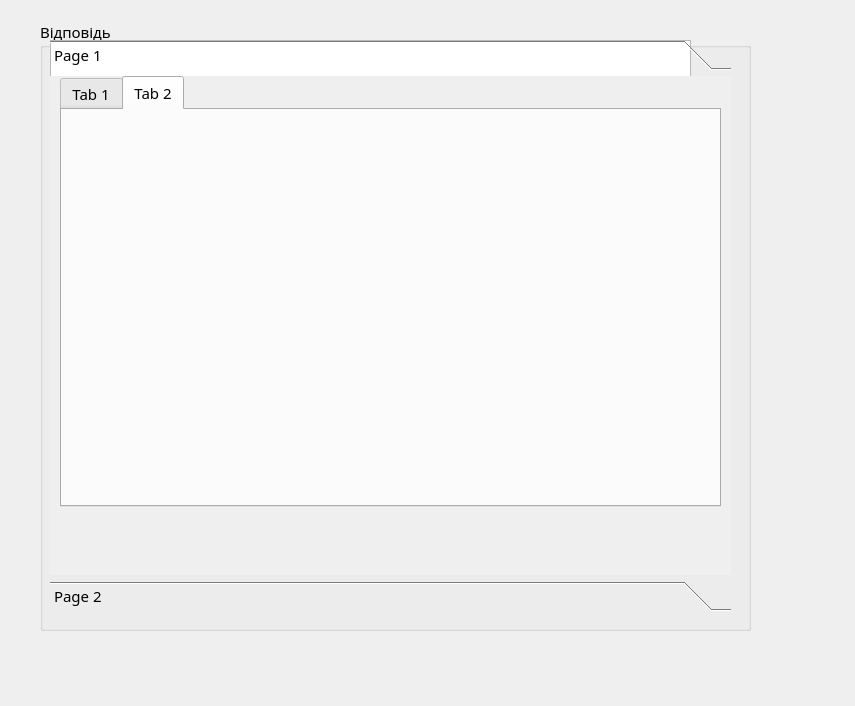
<?xml version="1.0" encoding="UTF-8"?>
<ui version="4.0">
 <class>Form</class>
 <widget class="QWidget" name="Form">
  <property name="geometry">
   <rect>
    <x>0</x>
    <y>0</y>
    <width>855</width>
    <height>706</height>
   </rect>
  </property>
  <property name="windowTitle">
   <string>Form</string>
  </property>
  <widget class="QGroupBox" name="groupBox">
   <property name="geometry">
    <rect>
     <x>40</x>
     <y>20</y>
     <width>711</width>
     <height>611</height>
    </rect>
   </property>
   <property name="font">
    <font>
     <family>Levenim MT</family>
     <pointsize>11</pointsize>
     <weight>50</weight>
     <bold>false</bold>
    </font>
   </property>
   <property name="title">
    <string>Відповідь</string>
   </property>
   <widget class="QTextBrowser" name="textBrowser">
    <property name="geometry">
     <rect>
      <x>10</x>
      <y>20</y>
      <width>641</width>
      <height>461</height>
     </rect>
    </property>
   </widget>
   <widget class="QToolBox" name="toolBox">
    <property name="geometry">
     <rect>
      <x>10</x>
      <y>20</y>
      <width>681</width>
      <height>571</height>
     </rect>
    </property>
    <property name="currentIndex">
     <number>0</number>
    </property>
    <widget class="QWidget" name="page">
     <property name="geometry">
      <rect>
       <x>0</x>
       <y>0</y>
       <width>681</width>
       <height>503</height>
      </rect>
     </property>
     <attribute name="label">
      <string>Page 1</string>
     </attribute>
     <widget class="QTabWidget" name="tabWidget">
      <property name="geometry">
       <rect>
        <x>10</x>
        <y>0</y>
        <width>661</width>
        <height>431</height>
       </rect>
      </property>
      <property name="currentIndex">
       <number>1</number>
      </property>
      <widget class="QWidget" name="tab">
       <attribute name="title">
        <string>Tab 1</string>
       </attribute>
      </widget>
      <widget class="QWidget" name="tab_2">
       <attribute name="title">
        <string>Tab 2</string>
       </attribute>
      </widget>
     </widget>
    </widget>
    <widget class="QWidget" name="page_2">
     <property name="geometry">
      <rect>
       <x>0</x>
       <y>0</y>
       <width>681</width>
       <height>503</height>
      </rect>
     </property>
     <attribute name="label">
      <string>Page 2</string>
     </attribute>
    </widget>
   </widget>
  </widget>
 </widget>
 <resources/>
 <connections/>
</ui>
